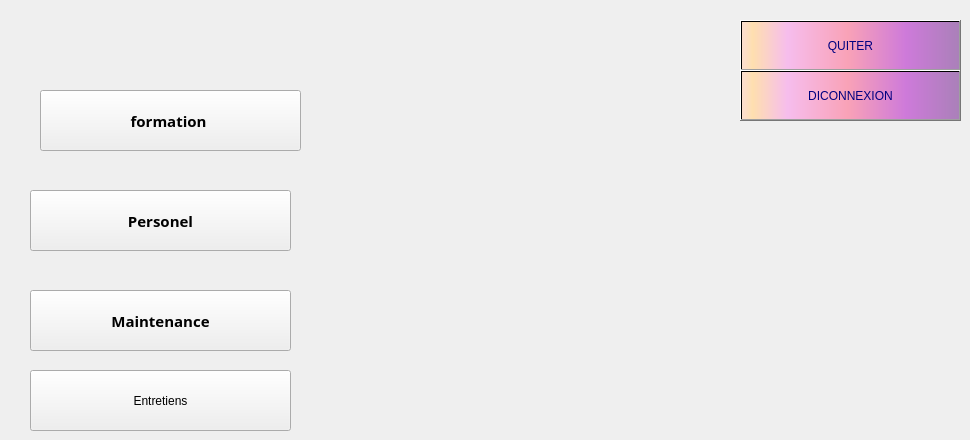
      <widget class="QWidget" name="page">
       <widget class="QPushButton" name="pushButton">
        <property name="geometry">
         <rect>
          <x>40</x>
          <y>90</y>
          <width>261</width>
          <height>61</height>
         </rect>
        </property>
        <property name="font">
         <font>
          <family>Script MT Bold</family>
          <pointsize>11</pointsize>
          <weight>75</weight>
          <bold>true</bold>
         </font>
        </property>
        <property name="text">
         <string>formation </string>
        </property>
       </widget>
       <widget class="QPushButton" name="pushButton_2">
        <property name="geometry">
         <rect>
          <x>30</x>
          <y>190</y>
          <width>261</width>
          <height>61</height>
         </rect>
        </property>
        <property name="font">
         <font>
          <family>Script MT Bold</family>
          <pointsize>11</pointsize>
          <weight>75</weight>
          <bold>true</bold>
         </font>
        </property>
        <property name="text">
         <string>Personel</string>
        </property>
       </widget>
       <widget class="QPushButton" name="pushButton_3">
        <property name="geometry">
         <rect>
          <x>30</x>
          <y>290</y>
          <width>261</width>
          <height>61</height>
         </rect>
        </property>
        <property name="font">
         <font>
          <family>Script MT Bold</family>
          <pointsize>11</pointsize>
          <weight>75</weight>
          <bold>true</bold>
         </font>
        </property>
        <property name="text">
         <string>Maintenance</string>
        </property>
        <property name="icon">
         <iconset resource="img.qrc">
          <normaloff>:/Untitled-1.png</normaloff>:/Untitled-1.png</iconset>
        </property>
        <property name="iconSize">
         <size>
          <width>50</width>
          <height>50</height>
         </size>
        </property>
       </widget>
       <widget class="QPushButton" name="close">
        <property name="geometry">
         <rect>
          <x>740</x>
          <y>20</y>
          <width>221</width>
          <height>51</height>
         </rect>
        </property>
        <property name="styleSheet">
         <string notr="true">background-color: qlineargradient(spread:pad, x1:1, y1:0, x2:1, y2:0, stop:0.919598 rgba(255, 0, 111, 255), stop:0.98 rgba(0, 0, 0, 255), stop:1 rgba(235, 148, 61, 255));
color: rgb(0, 0, 127);
background-color: qlineargradient(spread:pad, x1:0, y1:0, x2:1, y2:0, stop:0.0100503 rgba(252, 222, 204, 255), stop:0.0502513 rgba(254, 223, 175, 255), stop:0.211055 rgba(246, 189, 237, 255), stop:0.487437 rgba(249, 162, 183, 255), stop:0.753769 rgba(206, 122, 218, 255), stop:1 rgba(170, 128, 185, 255));</string>
        </property>
        <property name="text">
         <string>QUITER</string>
        </property>
       </widget>
       <widget class="QPushButton" name="pushButton_11">
        <property name="geometry">
         <rect>
          <x>740</x>
          <y>70</y>
          <width>221</width>
          <height>51</height>
         </rect>
        </property>
        <property name="styleSheet">
         <string notr="true">background-color: qlineargradient(spread:pad, x1:1, y1:0, x2:1, y2:0, stop:0.919598 rgba(255, 0, 111, 255), stop:0.98 rgba(0, 0, 0, 255), stop:1 rgba(235, 148, 61, 255));
color: rgb(0, 0, 127);
background-color: qlineargradient(spread:pad, x1:0, y1:0, x2:1, y2:0, stop:0.0100503 rgba(252, 222, 204, 255), stop:0.0502513 rgba(254, 223, 175, 255), stop:0.211055 rgba(246, 189, 237, 255), stop:0.487437 rgba(249, 162, 183, 255), stop:0.753769 rgba(206, 122, 218, 255), stop:1 rgba(170, 128, 185, 255));</string>
        </property>
        <property name="text">
         <string>DICONNEXION</string>
        </property>
       </widget>
       <widget class="QPushButton" name="pushButton_12">
        <property name="geometry">
         <rect>
          <x>30</x>
          <y>370</y>
          <width>261</width>
          <height>61</height>
         </rect>
        </property>
        <property name="text">
         <string>Entretiens</string>
        </property>
       </widget>
      </widget>
